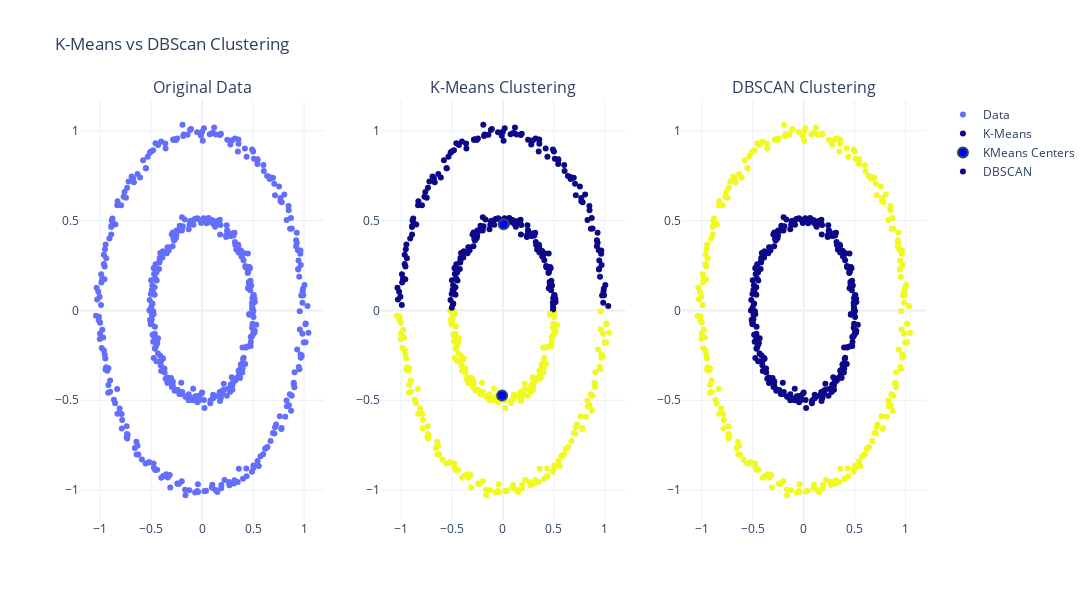

This figure's notebook cell:
### Code cell
from clustering_and_time_series import dbscan

X, y = sklearn_datasets.make_circles(n_samples=500, noise=0.02, factor=0.5, random_state=111)

# KMeans for comparison.
start_points = X[[1, 2], :]
centers, kmeans_labels = k_means(X, 2, start_points.copy())

# DBSCAN
dbscan_labels = dbscan(X, eps=0.1, min_samples=5)

# Plot KMeans and DBSCAN Results.
fig = make_subplots(rows=1, cols=3, subplot_titles=("Original Data", "K-Means Clustering", "DBSCAN Clustering"))
fig.add_trace(go.Scatter(x=X[:, 0], y=X[:, 1], mode='markers', name = "Data"), row=1, col=1)
fig.add_trace(go.Scatter(x=X[:, 0], y=X[:, 1], mode='markers', text = labels, name = "K-Means", marker=dict(color=kmeans_labels)), row=1, col=2)
fig.add_trace(go.Scatter(x=centers[:, 0], y=centers[:, 1], mode='markers', marker=dict(size=10, color='blue', line=dict(width=2, color='DarkSlateGrey')), name = "KMeans Centers"), row=1, col=2)
fig.add_trace(go.Scatter(x=X[:, 0], y=X[:, 1], mode='markers', name = "DBSCAN", marker=dict(color=dbscan_labels)), row=1, col=3)
fig.update_layout(title='K-Means vs DBScan Clustering', height=600, width=1200, template='plotly_white', showlegend=True)
fig.show()

### Figure 1 — Plotly figure (JSON) as saved in the notebook; plotly's stock layout.template omitted (floating-point values rounded to 4 significant figures; data arrays with more than 128 entries replaced by an {"elided": "..."} marker saying what was removed)
{"data": [{"mode": "markers", "name": "Data", "type": "scatter", "x": {"elided": "500 float values"}, "xaxis": "x", "y": {"elided": "500 float values"}, "yaxis": "y"}, {"marker": {"color": {"elided": "500 int values"}}, "mode": "markers", "name": "K-Means", "text": {"elided": "500 int values"}, "type": "scatter", "x": {"elided": "500 float values"}, "xaxis": "x2", "y": {"elided": "500 float values"}, "yaxis": "y2"}, {"marker": {"color": "blue", "line": {"color": "DarkSlateGrey", "width": 2}, "size": 10}, "mode": "markers", "name": "KMeans Centers", "type": "scatter", "x": [0.00757, -0.00768], "xaxis": "x2", "y": [0.4795, -0.4735], "yaxis": "y2"}, {"marker": {"color": {"elided": "500 int values"}}, "mode": "markers", "name": "DBSCAN", "type": "scatter", "x": {"elided": "500 float values"}, "xaxis": "x3", "y": {"elided": "500 float values"}, "yaxis": "y3"}], "layout": {"annotations": [{"font": {"size": 16}, "showarrow": false, "text": "Original Data", "x": 0.1444, "xanchor": "center", "xref": "paper", "y": 1, "yanchor": "bottom", "yref": "paper"}, {"font": {"size": 16}, "showarrow": false, "text": "K-Means Clustering", "x": 0.5, "xanchor": "center", "xref": "paper", "y": 1, "yanchor": "bottom", "yref": "paper"}, {"font": {"size": 16}, "showarrow": false, "text": "DBSCAN Clustering", "x": 0.8556, "xanchor": "center", "xref": "paper", "y": 1, "yanchor": "bottom", "yref": "paper"}], "height": 600, "showlegend": true, "title": {"text": "K-Means vs DBScan Clustering"}, "width": 1200, "xaxis": {"anchor": "y", "domain": [0, 0.2889]}, "xaxis2": {"anchor": "y2", "domain": [0.3556, 0.6444]}, "xaxis3": {"anchor": "y3", "domain": [0.7111, 1]}, "yaxis": {"anchor": "x", "domain": [0, 1]}, "yaxis2": {"anchor": "x2", "domain": [0, 1]}, "yaxis3": {"anchor": "x3", "domain": [0, 1]}}}
